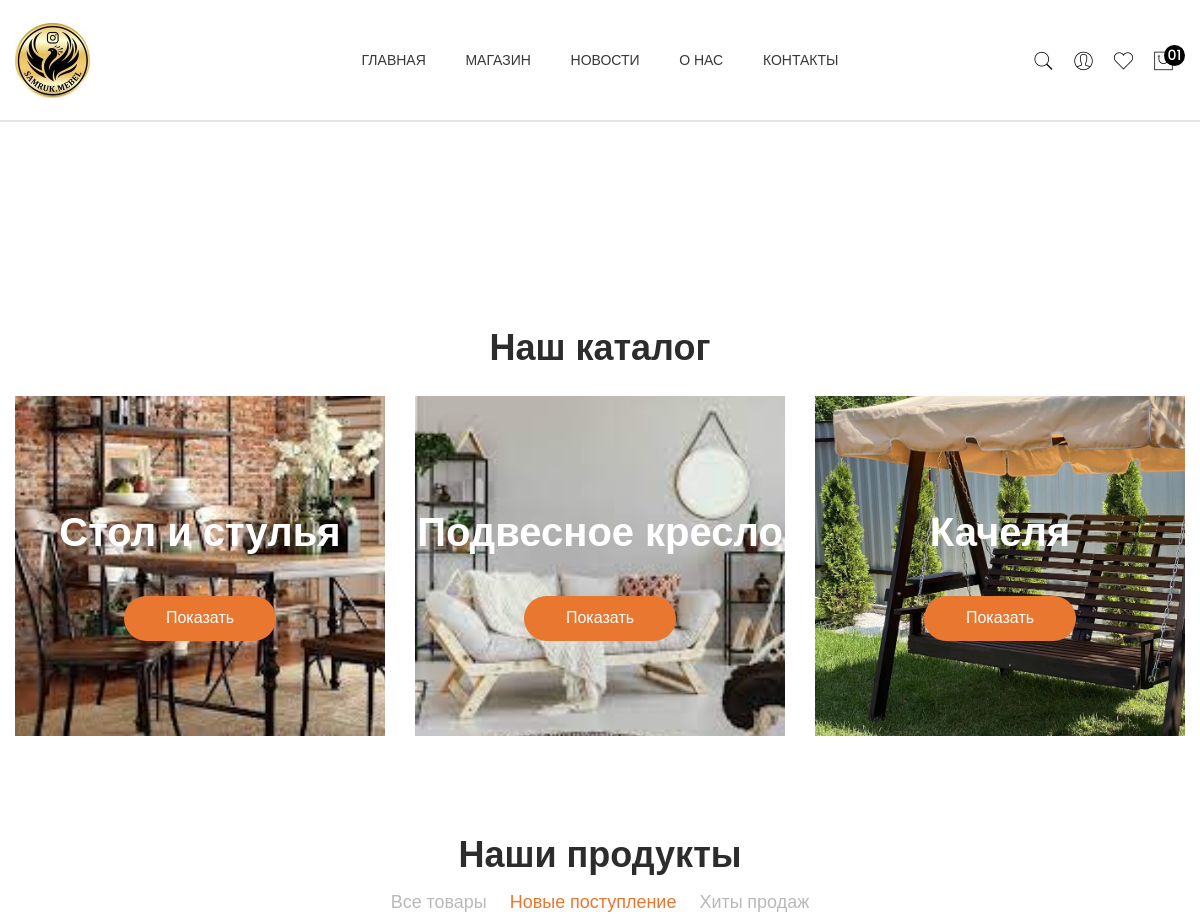
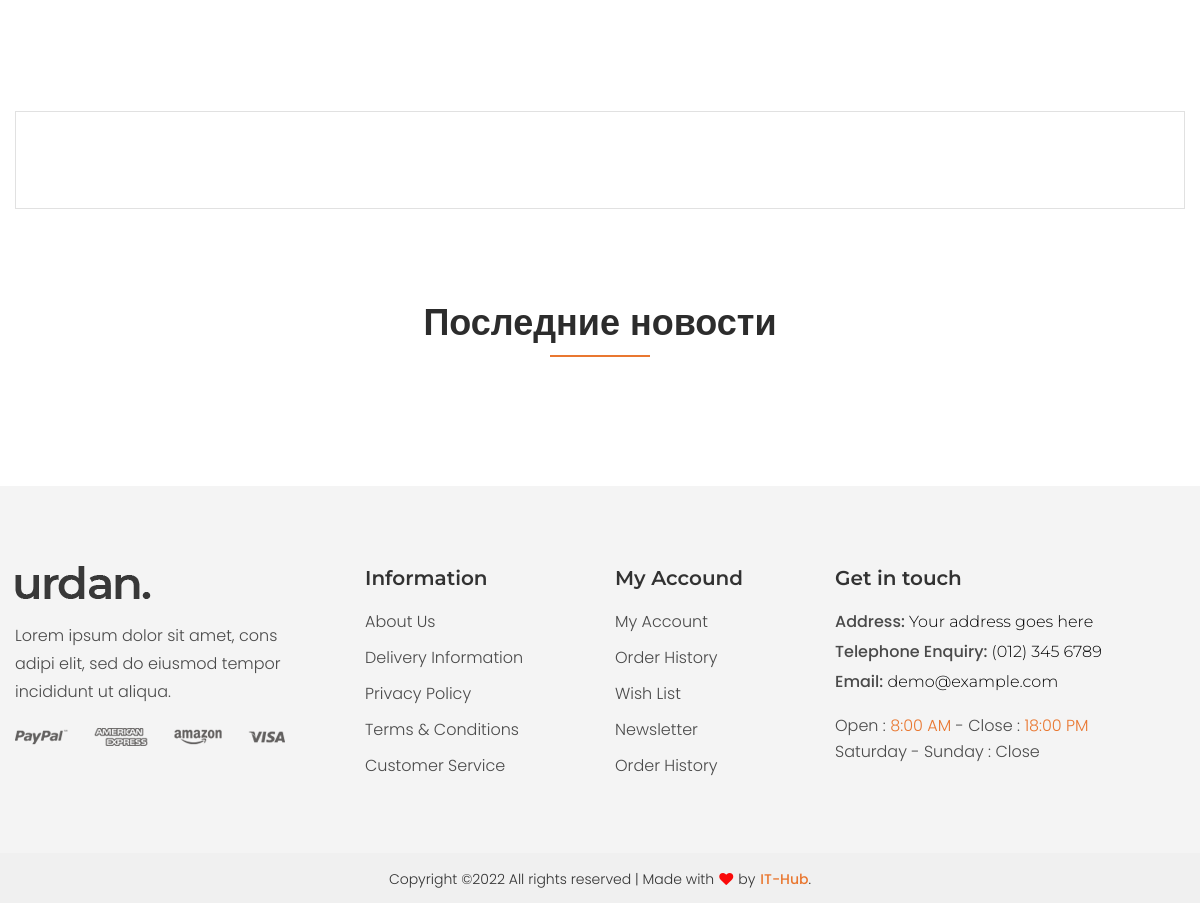
The page / on the database its author committed (2 pictures, top to bottom).
### main/models.py (models this page shows, shortened)
class Catalog(models.Model):
    title = models.CharField(max_length=300)
    logo = models.ImageField(upload_to='upload')
    is_main = models.BooleanField()

### main/views.py (the view)
# urls.py: path('', indexHandler),
def indexHandler(request):
    cats = Catalog.objects.all()
    cates = Category.objects.all()
    services = Service.objects.all()
    products = Product.objects.all()
    new_products = Product.objects.filter(is_new=True)
    bs_products = Product.objects.filter(is_best_seller=True)
    sponsors = Sponsor.objects.all()
    blogs = Blog.objects.filter()
    mains = Main.objects.all()[:3]
    catalogs = Catalog.objects.all()[:3]
    return render(request, 'index-5.html', {
        'services': services,
        'cats': cats,
        'cates': cates,
        'products': products,
        'catalogs': catalogs,
        'new_products': new_products,
        'bs_products': bs_products,
        'sponsors': sponsors,
        'blogs': blogs,
        'mains': mains
    })

### templates/index-5.html (shortened to what this page needs)
{% extends 'base.html' %}
    {% block content %}
        <div class="slider-area">
        <br><br>
        <div class="service-area pb-65">
        </div>
        <div class="banner-area pt-100 pb-70">
            <div class="container">
                <div class="section-title-2 border-none text-center mb-30" data-aos="fade-up" data-aos-delay="200">
                    <h2 class="mb-30">Наш каталог</h2>
                </div>
                <div class="row">
                    {% for catalog in catalogs %}
                    <div class="col-lg-4 col-md-4 col-12">
                        <div class="banner-wrap mb-30" data-aos="fade-up" data-aos-delay="200">
                            <a href="product-details.html">
                                <img src="/media/{{ catalog.logo }}" alt="" style="object-fit: cover; width: 540px; height: 340px;">
                            </a>
                            <div class="banner-content-5">
                                <h2>{{ catalog.title }}</h2>
                                <div class="btn-style-3 btn-hover">
                                    <a class="btn hover-border-radius" href="/shop/{{ catalog.id }}">Показать</a>
                                </div>
                            </div>
                        </div>
                    </div>
                    {% endfor %}
                </div>
            </div>
        </div>
        <div class="product-area pb-60">
            <div class="container">
                <div class="section-title-2 border-none text-center mb-15" data-aos="fade-up" data-aos-delay="200">
                    <h2>Наши продукты</h2>
                </div>
                <div class="tab-style-1 tab-style-1-margin tab-border-none tab-center nav" data-aos="fade-up" data-aos-delay="400">
                    <a href="#pro-1" data-bs-toggle="tab">Все товары</a>
                    <a class="active" href="#pro-2" data-bs-toggle="tab">Новые поступление</a>
                    <a href="#pro-3" data-bs-toggle="tab" class=""> Хиты продаж </a>
                </div>
            </div>
        </div>
        <div class="brand-logo-area pb-95">
            <div class="container">
                <div class="brand-logo-active swiper-container">
                </div>
            </div>
        </div>
        <div class="blog-area pb-70">
            <div class="container">
                <div class="section-title-2 st-border-center text-center mb-75" data-aos="fade-up" data-aos-delay="200">
                    <h2>Последние новости</h2>
                </div>
            </div>
        </div>
        {% endblock %}

### rows shown on the page
Catalog: logo (picture), title "Стол и стулья"
Catalog: logo (picture), title "Подвесное кресло"
Catalog: logo (picture), title "Качеля"
